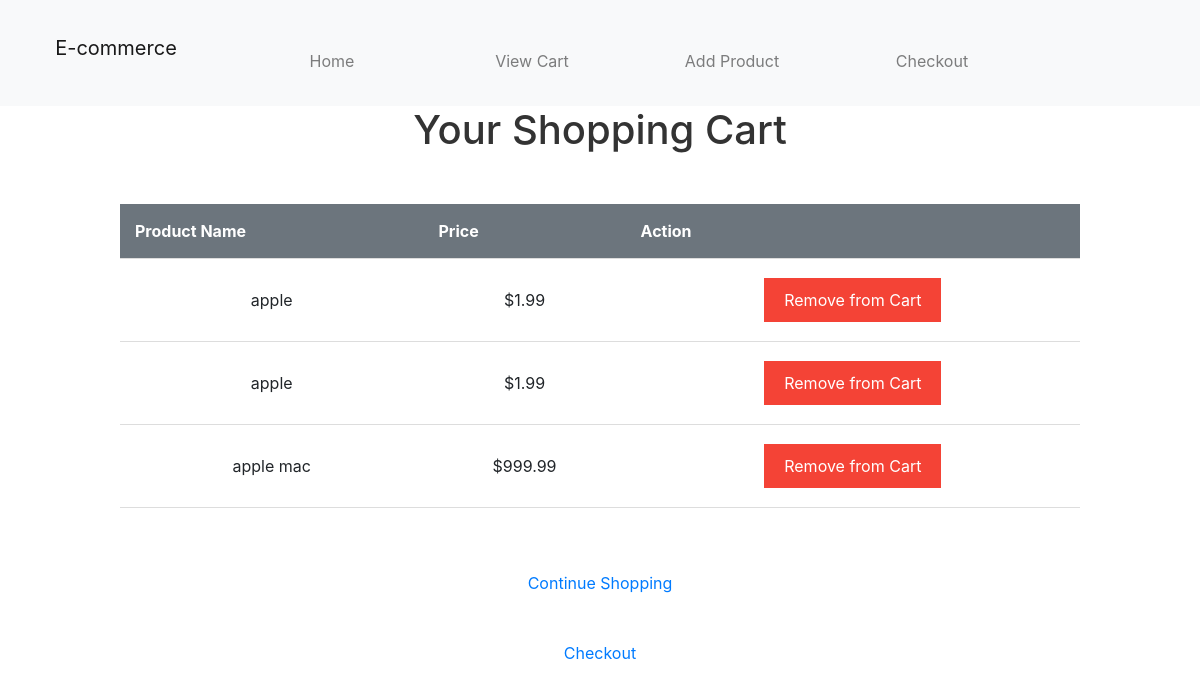
The app's page /cart?userId= with its own data.
### tables this page shows
CREATE TABLE cart
		(userId INTEGER,
		productId INTEGER,
		FOREIGN KEY(userId) REFERENCES users(userId),
		FOREIGN KEY(productId) REFERENCES products(productId)
		);

CREATE TABLE products
		(productId INTEGER PRIMARY KEY,
		name TEXT,
		price REAL,
		image TEXT,
		stock INTEGER,
		category TEXT
		);

### app.py (the view)
@app.route('/cart', methods=['GET'])
def view_cart():
    user_id = request.args.get('userId')
    print(f"Fetching cart items for user {user_id}")
    conn = sqlite3.connect('database.db')
    conn.row_factory = sqlite3.Row
    cursor = conn.cursor()
    cursor.execute('SELECT * FROM cart INNER JOIN products ON cart.productId = products.productId WHERE userId = ?', (user_id,))
    print(f"SQL statement: SELECT * FROM cart INNER JOIN products ON cart.productId = products.productId WHERE userId = {user_id}")
    cart_items = cursor.fetchall()
    conn.close()
    print(f"userId: {user_id}")
    return render_template('cart.html', cart_items=cart_items, user_id=user_id, checkout_url=url_for('checkout', userId=user_id))

### templates/cart.html (shortened to what this page needs)
<!DOCTYPE html>
<html lang="en">
<head>
    <link rel="stylesheet" href="{{ url_for('static', filename='cart.css') }}">
</head>
<body>
    {% include 'navbar.html' %}
    <h1>Your Shopping Cart</h1>
    {% if cart_items %}
    <table>
        <thead>
            <tr>
                <th>Product Name</th>
                <th>Price</th>
                <th>Action</th>
            </tr>
        </thead>
        <tbody>
            {% for item in cart_items %}
            <tr>
                <td>{{ item.name }}</td>
                <td>${{ item.price }}</td>
                <td>
                    <form action="{{ url_for('remove_from_cart', product_id=item.productId) }}" method="post">
                        <button type="submit" class="btn-red">Remove from Cart</button>
                    </form>
                </td>
            </tr>
            {% endfor %}
        </tbody>
    </table>
    {% else %}
    <p>Your cart is empty.</p>
    {% endif %}
    <a href="{{ url_for('search') }}">Continue Shopping</a>
    <a href="{{ checkout_url }}">Checkout</a>
</body>
</html>

### static/cart.css (style rules this page uses)
body { font-family: Arial, sans-serif; margin: 0; padding: 0; background: #f1f1f1; }
h1 { text-align: center; color: #333; margin-top: 50px; }
table { width: 80%; margin: 50px auto; border-collapse: collapse; }
thead { background: #6c757d; color: #fff; }
th, td { padding: 15px; text-align: center; border-bottom: 1px solid #ddd; }
.btn-red { background-color: #f44336; border: none; color: white; padding: 10px 20px; text-align: center; text-decoration: none; display: inline-block; font-size: 16px; margin: 4px 2px; transition-duration: 0.4s; cursor: pointer; }
a { display: block; width: 200px; height: 50px; margin: 20px auto; background: #28a745; color: #fff; text-align: center; line-height: 50px; text-decoration: none; }

### records on screen
cart: name "apple", price "1.99"
cart: name "apple", price "1.99"
cart: name "apple mac", price "999.99"
